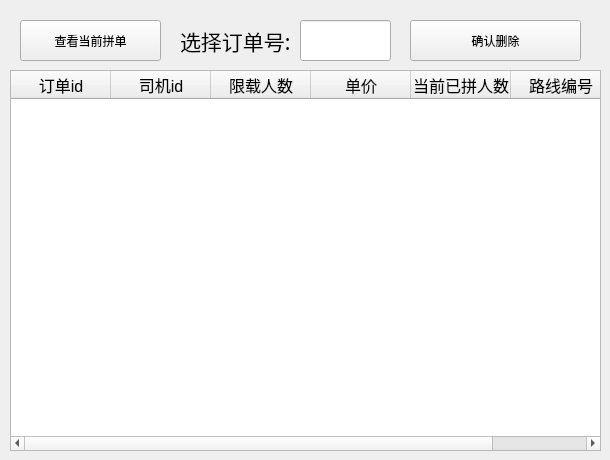
      <widget class="QWidget" name="tab_7">
       <attribute name="title">
        <string>删除拼单</string>
       </attribute>
       <widget class="QPushButton" name="pushButton_2">
        <property name="geometry">
         <rect>
          <x>410</x>
          <y>20</y>
          <width>171</width>
          <height>41</height>
         </rect>
        </property>
        <property name="text">
         <string>确认删除</string>
        </property>
        <property name="icon">
         <iconset resource="../image/image.qrc">
          <normaloff>:/icon/icon/删除.png</normaloff>:/icon/icon/删除.png</iconset>
        </property>
        <property name="iconSize">
         <size>
          <width>36</width>
          <height>36</height>
         </size>
        </property>
       </widget>
       <widget class="QLineEdit" name="lineEdit_6">
        <property name="geometry">
         <rect>
          <x>300</x>
          <y>20</y>
          <width>91</width>
          <height>41</height>
         </rect>
        </property>
       </widget>
       <widget class="QPushButton" name="serchbutton_2">
        <property name="geometry">
         <rect>
          <x>20</x>
          <y>20</y>
          <width>141</width>
          <height>41</height>
         </rect>
        </property>
        <property name="text">
         <string>查看当前拼单</string>
        </property>
        <property name="icon">
         <iconset resource="../image/image.qrc">
          <normaloff>:/icon/icon/搜索.png</normaloff>:/icon/icon/搜索.png</iconset>
        </property>
        <property name="iconSize">
         <size>
          <width>24</width>
          <height>24</height>
         </size>
        </property>
       </widget>
       <widget class="QLabel" name="label_6">
        <property name="geometry">
         <rect>
          <x>180</x>
          <y>20</y>
          <width>131</width>
          <height>41</height>
         </rect>
        </property>
        <property name="font">
         <font>
          <family>微软雅黑</family>
          <pointsize>16</pointsize>
         </font>
        </property>
        <property name="text">
         <string>选择订单号:</string>
        </property>
       </widget>
       <widget class="QTableWidget" name="tableWidget_2">
        <property name="geometry">
         <rect>
          <x>10</x>
          <y>70</y>
          <width>591</width>
          <height>381</height>
         </rect>
        </property>
        <attribute name="verticalHeaderVisible">
         <bool>false</bool>
        </attribute>
        <column>
         <property name="text">
          <string>订单id</string>
         </property>
         <property name="font">
          <font>
           <pointsize>12</pointsize>
          </font>
         </property>
        </column>
        <column>
         <property name="text">
          <string>司机id</string>
         </property>
         <property name="font">
          <font>
           <pointsize>12</pointsize>
          </font>
         </property>
        </column>
        <column>
         <property name="text">
          <string>限载人数</string>
         </property>
         <property name="font">
          <font>
           <pointsize>12</pointsize>
          </font>
         </property>
        </column>
        <column>
         <property name="text">
          <string>单价</string>
         </property>
         <property name="font">
          <font>
           <pointsize>12</pointsize>
          </font>
         </property>
        </column>
        <column>
         <property name="text">
          <string>当前已拼人数</string>
         </property>
         <property name="font">
          <font>
           <pointsize>12</pointsize>
          </font>
         </property>
        </column>
        <column>
         <property name="text">
          <string>路线编号</string>
         </property>
         <property name="font">
          <font>
           <pointsize>12</pointsize>
          </font>
         </property>
        </column>
       </widget>
      </widget>
